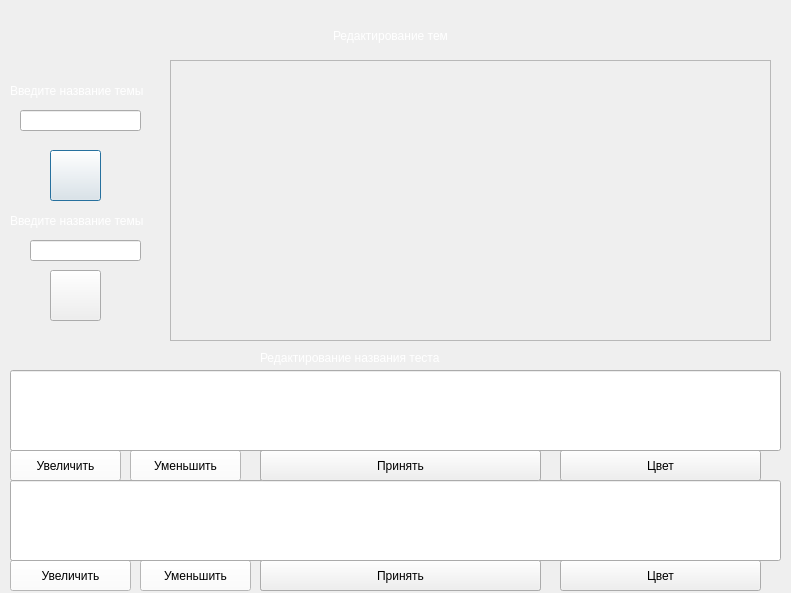
<?xml version="1.0" encoding="UTF-8"?>
<ui version="4.0">
 <class>quest</class>
 <widget class="QDialog" name="quest">
  <property name="geometry">
   <rect>
    <x>0</x>
    <y>0</y>
    <width>791</width>
    <height>593</height>
   </rect>
  </property>
  <property name="windowTitle">
   <string>Редактирование тем</string>
  </property>
  <property name="styleSheet">
   <string notr="true">background-image: url(:/bg_image/images/Фон_2.PNG);</string>
  </property>
  <widget class="QPushButton" name="add">
   <property name="geometry">
    <rect>
     <x>50</x>
     <y>150</y>
     <width>51</width>
     <height>51</height>
    </rect>
   </property>
   <property name="styleSheet">
    <string notr="true">image: url(:/bg_image/images/plus_PNG84.png);</string>
   </property>
   <property name="text">
    <string/>
   </property>
  </widget>
  <widget class="QPushButton" name="del">
   <property name="geometry">
    <rect>
     <x>50</x>
     <y>270</y>
     <width>51</width>
     <height>51</height>
    </rect>
   </property>
   <property name="styleSheet">
    <string notr="true">image: url(:/bg_image/Downloads/Remove-349235435.png);
image: url(:/bg_image/images/Remove-349235435.png);</string>
   </property>
   <property name="text">
    <string/>
   </property>
  </widget>
  <widget class="QScrollArea" name="scrollArea">
   <property name="geometry">
    <rect>
     <x>170</x>
     <y>60</y>
     <width>601</width>
     <height>281</height>
    </rect>
   </property>
   <property name="styleSheet">
    <string notr="true">background-image: url(:/bg_image/images/Фон_1.PNG);</string>
   </property>
   <property name="widgetResizable">
    <bool>true</bool>
   </property>
   <widget class="QWidget" name="scrollAreaWidgetContents">
    <property name="geometry">
     <rect>
      <x>0</x>
      <y>0</y>
      <width>599</width>
      <height>279</height>
     </rect>
    </property>
    <layout class="QGridLayout" name="gridLayout_2">
     <item row="0" column="0">
      <layout class="QGridLayout" name="gridLayout"/>
     </item>
    </layout>
   </widget>
  </widget>
  <widget class="QLineEdit" name="inputpapka">
   <property name="geometry">
    <rect>
     <x>20</x>
     <y>110</y>
     <width>121</width>
     <height>21</height>
    </rect>
   </property>
   <property name="styleSheet">
    <string notr="true">background-image: url(:/bg_image/images/White);</string>
   </property>
  </widget>
  <widget class="QLabel" name="label">
   <property name="geometry">
    <rect>
     <x>10</x>
     <y>80</y>
     <width>151</width>
     <height>21</height>
    </rect>
   </property>
   <property name="styleSheet">
    <string notr="true">color: rgb(255, 255, 255);
font: 10pt &quot;MS Shell Dlg 2&quot;;</string>
   </property>
   <property name="text">
    <string>Введите название темы</string>
   </property>
  </widget>
  <widget class="QLineEdit" name="deletepapka">
   <property name="geometry">
    <rect>
     <x>30</x>
     <y>240</y>
     <width>111</width>
     <height>21</height>
    </rect>
   </property>
   <property name="styleSheet">
    <string notr="true">background-image: url(:/bg_image/images/White);</string>
   </property>
  </widget>
  <widget class="QLabel" name="label_2">
   <property name="geometry">
    <rect>
     <x>10</x>
     <y>210</y>
     <width>141</width>
     <height>21</height>
    </rect>
   </property>
   <property name="styleSheet">
    <string notr="true">color: rgb(255, 255, 255);
font: 10pt &quot;MS Shell Dlg 2&quot;;</string>
   </property>
   <property name="text">
    <string>Введите название темы</string>
   </property>
  </widget>
  <widget class="QLabel" name="label_3">
   <property name="geometry">
    <rect>
     <x>200</x>
     <y>20</y>
     <width>381</width>
     <height>31</height>
    </rect>
   </property>
   <property name="styleSheet">
    <string notr="true">font: 18pt &quot;Times New Roman&quot;;
color: rgb(255, 255, 255);
</string>
   </property>
   <property name="text">
    <string>Редактирование тем</string>
   </property>
   <property name="alignment">
    <set>Qt::AlignCenter</set>
   </property>
  </widget>
  <widget class="QLabel" name="label_4">
   <property name="geometry">
    <rect>
     <x>260</x>
     <y>350</y>
     <width>301</width>
     <height>16</height>
    </rect>
   </property>
   <property name="styleSheet">
    <string notr="true">font: 16pt &quot;Times New Roman&quot;;
color: rgb(255, 255, 255);</string>
   </property>
   <property name="text">
    <string>Редактирование названия теста</string>
   </property>
  </widget>
  <widget class="QPushButton" name="up1">
   <property name="geometry">
    <rect>
     <x>10</x>
     <y>450</y>
     <width>111</width>
     <height>31</height>
    </rect>
   </property>
   <property name="styleSheet">
    <string notr="true">background-color: rgb(255, 255, 255);
background-image: url(:/bg_image/images/White);</string>
   </property>
   <property name="text">
    <string>Увеличить</string>
   </property>
  </widget>
  <widget class="QPushButton" name="down1">
   <property name="geometry">
    <rect>
     <x>130</x>
     <y>450</y>
     <width>111</width>
     <height>31</height>
    </rect>
   </property>
   <property name="styleSheet">
    <string notr="true">background-color: rgb(255, 255, 255);
background-image: url(:/bg_image/images/White);</string>
   </property>
   <property name="text">
    <string>Уменьшить</string>
   </property>
  </widget>
  <widget class="QPushButton" name="up2">
   <property name="geometry">
    <rect>
     <x>10</x>
     <y>560</y>
     <width>121</width>
     <height>31</height>
    </rect>
   </property>
   <property name="styleSheet">
    <string notr="true">background-color: rgb(255, 255, 255);
background-image: url(:/bg_image/images/White);</string>
   </property>
   <property name="text">
    <string>Увеличить</string>
   </property>
  </widget>
  <widget class="QPushButton" name="down2">
   <property name="geometry">
    <rect>
     <x>140</x>
     <y>560</y>
     <width>111</width>
     <height>31</height>
    </rect>
   </property>
   <property name="styleSheet">
    <string notr="true">background-color: rgb(255, 255, 255);
background-image: url(:/bg_image/images/White);</string>
   </property>
   <property name="text">
    <string>Уменьшить</string>
   </property>
  </widget>
  <widget class="QPushButton" name="color1">
   <property name="geometry">
    <rect>
     <x>560</x>
     <y>450</y>
     <width>201</width>
     <height>31</height>
    </rect>
   </property>
   <property name="styleSheet">
    <string notr="true">background-image: url(:/bg_image/images/White);
font: 14pt &quot;Times New Roman&quot;;</string>
   </property>
   <property name="text">
    <string>Цвет</string>
   </property>
  </widget>
  <widget class="QPushButton" name="color2">
   <property name="geometry">
    <rect>
     <x>560</x>
     <y>560</y>
     <width>201</width>
     <height>31</height>
    </rect>
   </property>
   <property name="styleSheet">
    <string notr="true">background-image: url(:/bg_image/images/White);
font: 14pt &quot;Times New Roman&quot;;</string>
   </property>
   <property name="text">
    <string>Цвет</string>
   </property>
  </widget>
  <widget class="QLabel" name="name1">
   <property name="geometry">
    <rect>
     <x>0</x>
     <y>370</y>
     <width>781</width>
     <height>81</height>
    </rect>
   </property>
   <property name="styleSheet">
    <string notr="true">font:16pt &quot;Times New Roman&quot;;
color: rgb(255, 255, 255);</string>
   </property>
   <property name="text">
    <string>Безопасность Жизнедеятельности</string>
   </property>
   <property name="alignment">
    <set>Qt::AlignCenter</set>
   </property>
  </widget>
  <widget class="QLabel" name="name2">
   <property name="geometry">
    <rect>
     <x>10</x>
     <y>480</y>
     <width>771</width>
     <height>81</height>
    </rect>
   </property>
   <property name="styleSheet">
    <string notr="true">font: 16pt &quot;Times New Roman&quot;;
color: rgb(255, 255, 255);</string>
   </property>
   <property name="text">
    <string>Тест</string>
   </property>
   <property name="alignment">
    <set>Qt::AlignCenter</set>
   </property>
  </widget>
  <widget class="QPushButton" name="pushButton">
   <property name="geometry">
    <rect>
     <x>260</x>
     <y>450</y>
     <width>281</width>
     <height>31</height>
    </rect>
   </property>
   <property name="styleSheet">
    <string notr="true">font: 12pt &quot;Times New Roman&quot;;
color: rgb(255, 255, 255);</string>
   </property>
   <property name="text">
    <string>Изменить</string>
   </property>
  </widget>
  <widget class="QPushButton" name="pushButton_2">
   <property name="geometry">
    <rect>
     <x>260</x>
     <y>560</y>
     <width>281</width>
     <height>31</height>
    </rect>
   </property>
   <property name="styleSheet">
    <string notr="true">font: 12pt &quot;Times New Roman&quot;;
color: rgb(255, 255, 255);</string>
   </property>
   <property name="text">
    <string>Изменить</string>
   </property>
  </widget>
  <widget class="QLineEdit" name="red">
   <property name="geometry">
    <rect>
     <x>10</x>
     <y>370</y>
     <width>771</width>
     <height>81</height>
    </rect>
   </property>
   <property name="styleSheet">
    <string notr="true">font: 12pt &quot;Times New Roman&quot;;
color: rgb(0, 0, 0);
background-image: url(:/bg_image/images/White);</string>
   </property>
   <property name="alignment">
    <set>Qt::AlignCenter</set>
   </property>
  </widget>
  <widget class="QPushButton" name="apply">
   <property name="geometry">
    <rect>
     <x>260</x>
     <y>450</y>
     <width>281</width>
     <height>31</height>
    </rect>
   </property>
   <property name="styleSheet">
    <string notr="true">font: 12pt &quot;Times New Roman&quot;;
color: rgb(0, 0, 0);
background-image: url(:/bg_image/images/White);</string>
   </property>
   <property name="text">
    <string>Принять</string>
   </property>
  </widget>
  <widget class="QPushButton" name="apply_2">
   <property name="geometry">
    <rect>
     <x>260</x>
     <y>560</y>
     <width>281</width>
     <height>31</height>
    </rect>
   </property>
   <property name="styleSheet">
    <string notr="true">font: 12pt &quot;Times New Roman&quot;;
color: rgb(0, 0, 0);
background-image: url(:/bg_image/images/White);</string>
   </property>
   <property name="text">
    <string>Принять</string>
   </property>
  </widget>
  <widget class="QLineEdit" name="red_2">
   <property name="geometry">
    <rect>
     <x>10</x>
     <y>480</y>
     <width>771</width>
     <height>81</height>
    </rect>
   </property>
   <property name="styleSheet">
    <string notr="true">font: 12pt &quot;Times New Roman&quot;;
color: rgb(0, 0, 0);
background-image: url(:/bg_image/images/White);</string>
   </property>
   <property name="alignment">
    <set>Qt::AlignCenter</set>
   </property>
  </widget>
  <zorder>add</zorder>
  <zorder>del</zorder>
  <zorder>scrollArea</zorder>
  <zorder>inputpapka</zorder>
  <zorder>label</zorder>
  <zorder>deletepapka</zorder>
  <zorder>label_2</zorder>
  <zorder>label_3</zorder>
  <zorder>label_4</zorder>
  <zorder>up1</zorder>
  <zorder>down1</zorder>
  <zorder>up2</zorder>
  <zorder>down2</zorder>
  <zorder>color1</zorder>
  <zorder>color2</zorder>
  <zorder>name1</zorder>
  <zorder>name2</zorder>
  <zorder>pushButton</zorder>
  <zorder>pushButton_2</zorder>
  <zorder>red_2</zorder>
  <zorder>apply</zorder>
  <zorder>apply_2</zorder>
  <zorder>red</zorder>
 </widget>
 <resources/>
 <connections/>
</ui>
